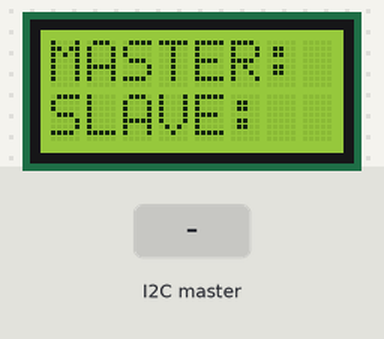
A sketch run on a simulated Arduino Uno, built with avr-gcc and run on an emulated ATmega328P. On the bench: 8×2 character LCD. Inputs (shaded band) come from the test bench. What the sketch prints to the serial monitor is not drawn.

Above: at 1.2 s.
1.3 s: the I2C master sends the byte 1
2.8 s: the I2C master sends the byte 0
4.3 s: the I2C master sends the byte 2
5.8 s: the I2C master sends the byte 90
At 6.2 s:
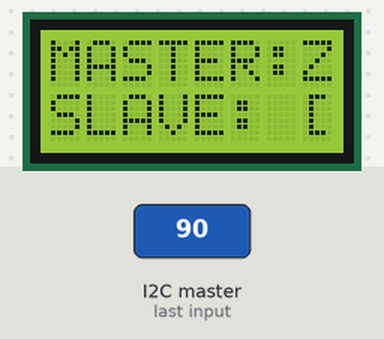
7.3 s: the I2C master sends the byte 200
At 8.5 s:
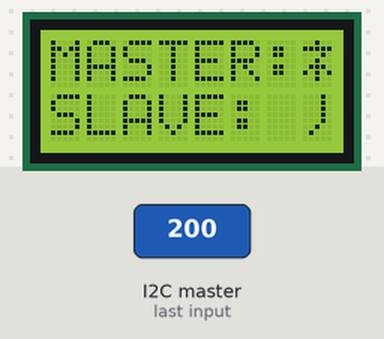
Timing chart, 0 to 9.8 s (numbered marks = the images above; inputs shaded):
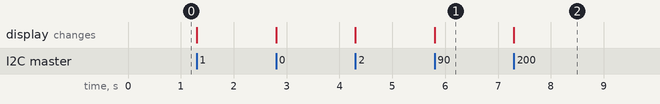

Measured:
- after the input at 5.8 s, the display: changes at once (image 1)
- after the input at 7.3 s, the display: changes at once (image 2)

The sketch:

slave.ino
```cpp
//Program for the slave

// include LCD library code:
#include <LiquidCrystal.h>

//I2C lib
#include <Wire.h>

// initialize the library with the numbers of the interface pins
LiquidCrystal lcd(7, 8, 9, 10, 11, 12, 13);

void setup() {
  Wire.begin(4);                // join i2c bus with address #4
  Wire.onReceive(receiveEvent); // register event
  Serial.begin(9600);

  digitalWrite(8, LOW);
  // set up the LCD's number of columns and rows:
  lcd.begin(8, 2);
  lcd.print("MASTER:");
  lcd.setCursor(0, 1);
  lcd.print("SLAVE:");
}

void loop() {
  delay(100);
}

void receiveEvent(int howMany)
{
    char x = Wire.read(); // receive byte as a character
    Serial.println(x);
    lcd.setCursor(7, 0); // Print the char from master
    lcd.print(x);
    lcd.setCursor(7, 1); // Print the next char to the LCD.
    lcd.print(char(x+1));
}
```
